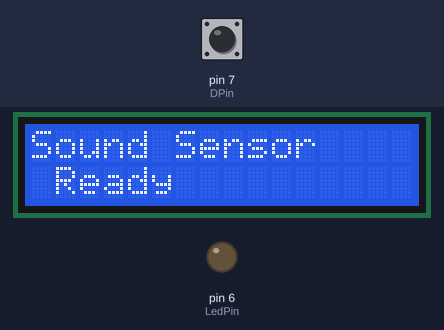
The sketch below on a simulated Arduino Uno, built with avr-gcc and run on an emulated ATmega328P. Parts: 16×2 character LCD, output pins drawn as LEDs (lit = HIGH). The inputs (shaded band) are chosen by the test bench; at power-on: pin 7 (DPin) LOW. What the sketch prints to the serial monitor is not drawn.

Above: at 1.2 s.
1.3 s: pin 7 (DPin) driven HIGH
At 2.4 s:
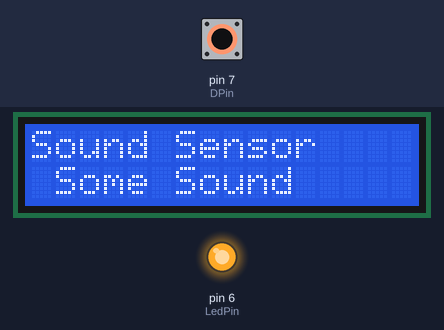
2.8 s: pin 7 (DPin) driven LOW
At 4.5 s:
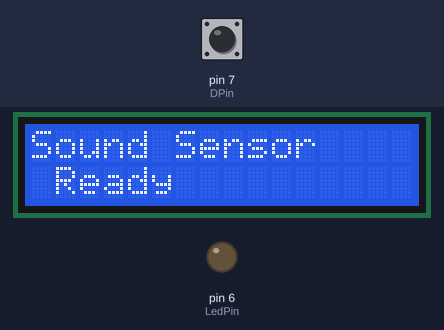
4.8 s: pin 7 (DPin) pulsed HIGH 2 times (0.12 s each, 0.3 s apart)
At 5.1 s:
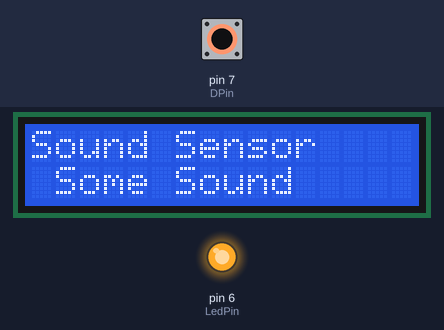
8.4 s: pin 7 (DPin) pulsed HIGH 5 times (0.12 s each, 0.3 s apart)
At 11.3 s:
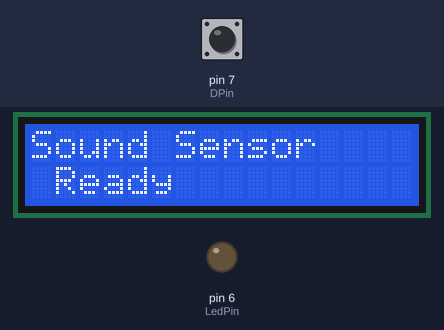
Timing chart, 0 to 12.8 s (numbered marks = the images above; inputs shaded):
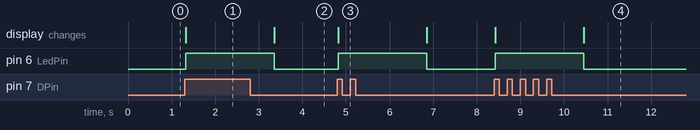

The sketch:

sound_sensor.ino
```cpp
#include <Wire.h>
#include <LiquidCrystal_I2C.h>
#define DPin 7
#define LedPin 6


LiquidCrystal_I2C lcd(0x27, 16, 2); // set the LCD address to 0x27 for a 16 chars and 2 line display

   int val = 0 ;
  int oldval =-1  ;
void setup()
{
pinMode(LedPin,OUTPUT);//設置數位IO腳模式，OUTPUT為Output
 pinMode(DPin,INPUT);//定義digital為輸入介面
 //pinMode(APin,INPUT);//定義為類比輸入介面


  Serial.begin(9600);//設定串列傳輸速率為9600 }

 // set up the LCD's number of columns and rows:
  lcd.begin(16, 2);
  // Print a message to the LCD.
  lcd.print("Sound Sensor");
}
void loop() {

  // set the cursor to column 0, line 1
  // (note: line 1 is the second row, since counting begins with 0):


   val=digitalRead(DPin);
    Serial.print(oldval);
    Serial.print("/");
    Serial.print(val);
    Serial.print("\n");

    if (val ==1)
    {
          if (val != oldval)
            {
                lcd.setCursor(1, 1);
                  lcd.print("              ") ;
                 lcd.setCursor(1, 1);
                lcd.print("Some Sound");
                 digitalWrite(LedPin,HIGH)  ;
                   delay(2000);
                  oldval= val ;
            }
    }
    else
    {
          if (val != oldval)
            {
                lcd.setCursor(1, 1);
                lcd.print("                ") ;
               lcd.setCursor(1, 1);
              lcd.print("Ready");
               digitalWrite(LedPin,LOW)  ;
                oldval= val ;
            }
      }


}
```

Measured:
- after the input at 1.3 s, pin 6 (LedPin): LOW → HIGH at once; the display: changes at once (image 1)
- after the input at 2.8 s, pin 6 (LedPin): HIGH → LOW after 0.55 s; the display: changes after 0.55 s (image 2)
- after the input at 4.8 s, pin 6 (LedPin): LOW → HIGH at once, → LOW 2.0 s later; the display: changes at once (image 3)
- after the input at 8.4 s, pin 6 (LedPin): LOW → HIGH at once, → LOW 2.0 s later; the display: first changes at once (image 4 shows a later state)
